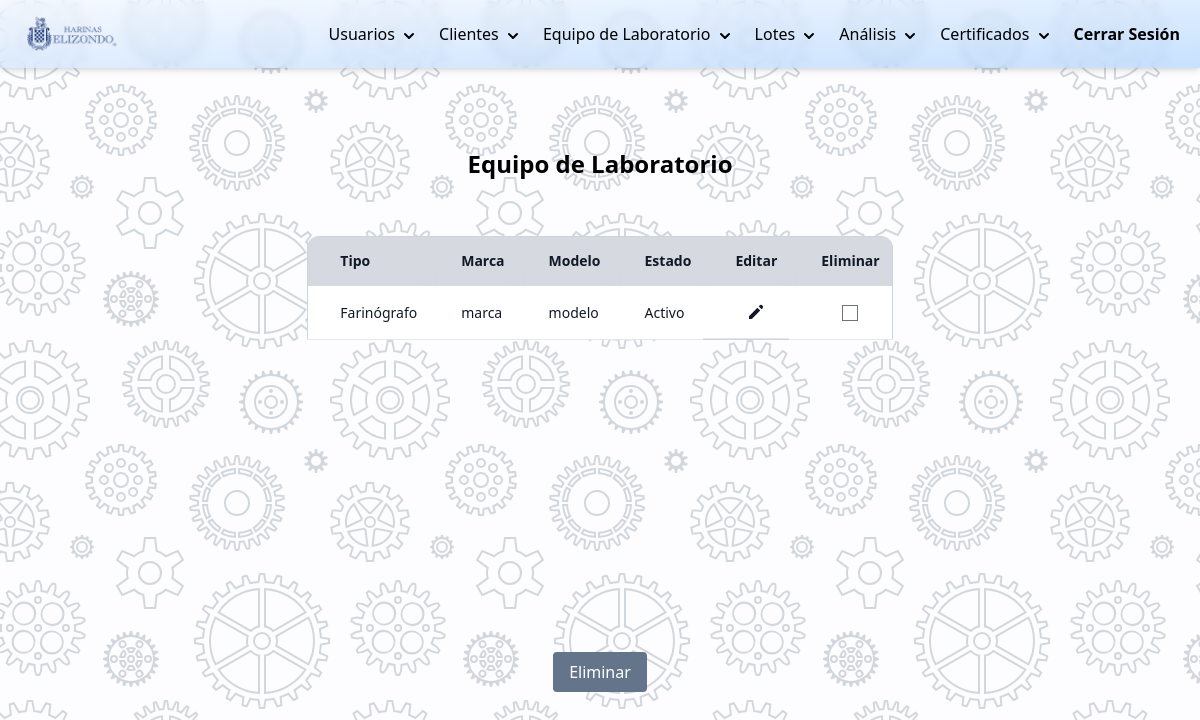
The page /php/modificar-equipo-laboratorio.php (signed in) on the database as committed earlier.
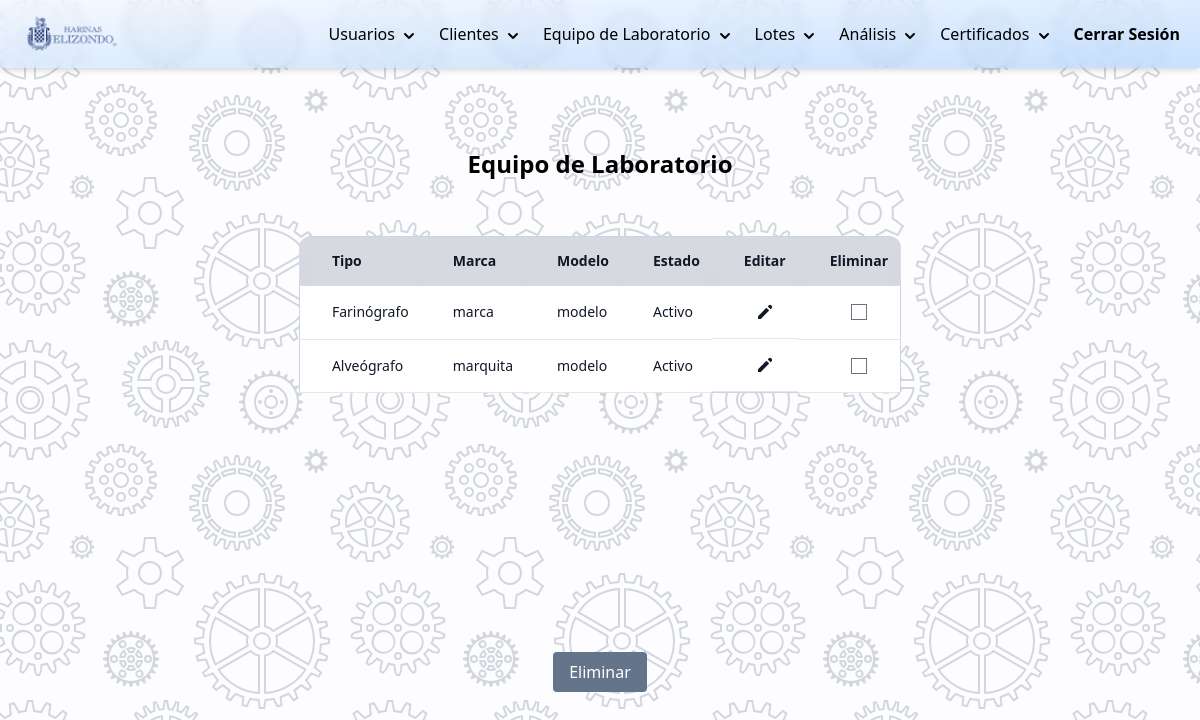
The same page on the database as committed later.
### tables this page shows
CREATE TABLE `equipo_laboratorio` (
  `id_equipo` int(11) NOT NULL,
  `nombre` varchar(100) DEFAULT NULL,
  `descripcion` varchar(255) DEFAULT NULL,
  `marca` varchar(100) DEFAULT NULL,
  `modelo` varchar(100) DEFAULT NULL,
  `fecha_compra` date DEFAULT NULL,
  `no_factura` varchar(100) DEFAULT NULL,
  `estado` int(11) DEFAULT 3,
  `tiene_garantia` varchar(3) DEFAULT 'no',
  `numero_garantia` varchar(100) DEFAULT '',
  `clave_mantenimiento` varchar(50) DEFAULT NULL,
  `fecha_ultimo_mantenimiento` date DEFAULT NULL,
  `venc_garantia` date DEFAULT NULL
);

### DB/controlarDB.php (called while the page is built, shortened)
<?php
function hacerConsulta(string $query){
    $con = mysqli_connect(HOST, USER, PASSWORD, DB);
    if (mysqli_connect_errno()) {
        return "Failed to connect to MySQL: " . mysqli_connect_error();
    }else{
        $result = mysqli_query($con, $query);
        $arreglo_de_resultados=[];
        while ($row = mysqli_fetch_array($result)):
            array_push($arreglo_de_resultados,$row);
        endwhile;
        return $arreglo_de_resultados;
    }
}

### php/modificar-equipo-laboratorio.php (the view, shortened to what the changed rows need)
<?php
    require_once("../DB/controlarDB.php");
    function estadoALetra($estado){
        switch ($estado){
            case "3":
                $estado="Activo";
                break;
        }
        return $estado;
    }
    $query_lista_equipos="SELECT id_equipo,nombre,marca,modelo,estado FROM equipo_laboratorio;";
    $arreglo_equipos=hacerConsulta($query_lista_equipos);
?>
<!DOCTYPE html>
<html lang="es">
<head>
    <link rel="stylesheet" href="../css/styles.css">
    <script src="https://cdn.tailwindcss.com"></script>
    <script src="https://cdn.tailwindcss.com?plugins=forms,typography,aspect-ratio,line-clamp"></script>
</head>
<body class="background">
    <div class="container mx-auto flex justify-center items-center content-center">
        <div class="flex flex-col p-10 mt-10">
            <h1 class="text-2xl text-center mb-4 font-bold">Equipo de Laboratorio</h1>
            <form method="post" action="<?= htmlspecialchars($_SERVER["PHP_SELF"]);?>" class="mt-0">
                <div class="mt-10 overflow-y-auto h-96 rounded-xl">
                    <table class="table-auto rounded-xl border border-slate-300">
                        <thead class="rounded-lg">
                            <tr class="bg-gray-200">
                                <th class="sticky top-0 z-10 border-b border-gray-300 bg-gray-300 bg-opacity-75 py-3.5 pl-4 pr-3 text-left text-sm font-semibold text-gray-900 backdrop-blur backdrop-filter sm:pl-6 lg:pl-8">Tipo</th>
                                <th class="sticky top-0 z-10 border-b border-gray-300 bg-gray-300 bg-opacity-75 py-3.5 pl-4 pr-3 text-left text-sm font-semibold text-gray-900 backdrop-blur backdrop-filter sm:pl-6 lg:pl-8">Marca</th>
                                <th class="sticky top-0 z-10 border-b border-gray-300 bg-gray-300 bg-opacity-75 py-3.5 pl-4 pr-3 text-left text-sm font-semibold text-gray-900 backdrop-blur backdrop-filter sm:pl-6 lg:pl-8">Modelo</th>
                                <th class="sticky top-0 z-10 border-b border-gray-300 bg-gray-300 bg-opacity-75 py-3.5 pl-4 pr-3 text-left text-sm font-semibold text-gray-900 backdrop-blur backdrop-filter sm:pl-6 lg:pl-8">Estado</th>
                                <th class="sticky top-0 z-10 border-b border-gray-300 bg-gray-300 bg-opacity-75 py-3.5 pl-4 pr-3 text-left text-sm font-semibold text-gray-900 backdrop-blur backdrop-filter sm:pl-6 lg:pl-8">Editar</th>
                                <th class="sticky top-0 z-10 border-b border-gray-300 bg-gray-300 bg-opacity-75 py-3.5 pl-4 pr-3 text-left text-sm font-semibold text-gray-900 backdrop-blur backdrop-filter sm:pl-6 lg:pl-8">Eliminar</th>
                            </tr>
                        </thead>
                        <tbody class="bg-white rounded-lg">
                            <?php foreach ($arreglo_equipos as $equipo):?>
                            <tr>
                                <td class="whitespace-nowrap border-b border-gray-200 py-4 pl-4 pr-3 text-sm font-medium text-gray-900 sm:pl-6 lg:pl-8"><?=$equipo['nombre']?></td>
                                <td class="whitespace-nowrap border-b border-gray-200 py-4 pl-4 pr-3 text-sm font-medium text-gray-900 sm:pl-6 lg:pl-8"><?=$equipo['marca']?></td>
                                <td class="whitespace-nowrap border-b border-gray-200 py-4 pl-4 pr-3 text-sm font-medium text-gray-900 sm:pl-6 lg:pl-8"><?=$equipo['modelo']?></td>
                                <td class="whitespace-nowrap border-b border-gray-200 py-4 pl-4 pr-3 text-sm font-medium text-gray-900 sm:pl-6 lg:pl-8"><?=estadoALetra($equipo['estado'])?></td>
                                <td class="whitespace-nowrap border-b border-gray-200 py-4 pl-4 pr-3 text-sm font-medium text-gray-900 sm:pl-6 lg:pl-8 flex justify-center">
                                    <a href="./editar-equipo-laboratorio.php?i=<?= $equipo['id_equipo'] ?>">
                                        <svg xmlns="http://www.w3.org/2000/svg" class="h-5 w-5" viewBox="0 0 20 20" fill="currentColor">
                                            <path d="M13.586 3.586a2 2 0 112.828 2.828l-.793.793-2.828-2.828.793-.793zM11.379 5.793L3 14.172V17h2.828l8.38-8.379-2.83-2.828z" />
                                        </svg>
                                    </a>
                                </td>
                                <td class="whitespace-nowrap border-b border-gray-200 py-4 pl-4 pr-3 text-sm font-medium text-gray-900 sm:pl-6 lg:pl-8 text-center">
                                    <input type="checkbox" name="eliminar[]"  value="<?= $equipo['id_equipo']; ?>">
                                </td>
                            </tr>
                            <?php endforeach ?>
                        </tbody>
                    </table>
                </div>
            </form>
        </div>
    </div>
</body>
</html>

Rows that differ between the two databases and show on the page:
added equipo_laboratorio: nombre "Alveógrafo", marca "marquita", modelo "modelo", estado "Activo"
